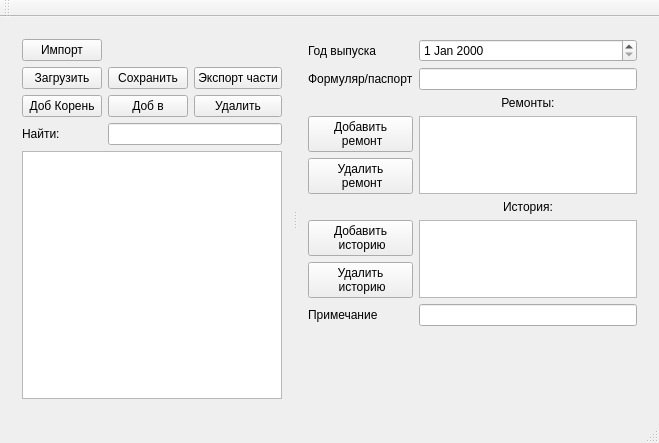
<?xml version="1.0" encoding="UTF-8"?>
<ui version="4.0">
 <class>MainWindow</class>
 <widget class="QMainWindow" name="MainWindow">
  <property name="geometry">
   <rect>
    <x>0</x>
    <y>0</y>
    <width>659</width>
    <height>443</height>
   </rect>
  </property>
  <property name="windowTitle">
   <string>ЛА/Изделия/Блоки</string>
  </property>
  <widget class="QWidget" name="centralWidget">
   <layout class="QGridLayout" name="gridLayout_3">
    <item row="0" column="0">
     <widget class="QSplitter" name="splitter">
      <property name="orientation">
       <enum>Qt::Horizontal</enum>
      </property>
      <widget class="QWidget" name="widget_2" native="true">
       <layout class="QGridLayout" name="gridLayout">
        <item row="1" column="0">
         <widget class="QPushButton" name="pushButton_3">
          <property name="text">
           <string>Загрузить</string>
          </property>
         </widget>
        </item>
        <item row="2" column="2">
         <widget class="QPushButton" name="pushButton_5">
          <property name="text">
           <string>Удалить</string>
          </property>
         </widget>
        </item>
        <item row="1" column="1">
         <widget class="QPushButton" name="pushButton_4">
          <property name="text">
           <string>Сохранить</string>
          </property>
         </widget>
        </item>
        <item row="2" column="1">
         <widget class="QPushButton" name="pushButton">
          <property name="text">
           <string>Доб в</string>
          </property>
         </widget>
        </item>
        <item row="1" column="2">
         <widget class="QPushButton" name="pushButton_6">
          <property name="text">
           <string>Экспорт части</string>
          </property>
         </widget>
        </item>
        <item row="2" column="0">
         <widget class="QPushButton" name="pushButton_2">
          <property name="text">
           <string>Доб Корень</string>
          </property>
         </widget>
        </item>
        <item row="3" column="1" colspan="2">
         <widget class="QLineEdit" name="lineEdit_3"/>
        </item>
        <item row="3" column="0">
         <widget class="QLabel" name="label_6">
          <property name="text">
           <string>Найти:</string>
          </property>
         </widget>
        </item>
        <item row="4" column="0" colspan="3">
         <widget class="QTreeView" name="treeView"/>
        </item>
        <item row="0" column="0">
         <widget class="QPushButton" name="pushButton_11">
          <property name="text">
           <string>Импорт</string>
          </property>
         </widget>
        </item>
       </layout>
      </widget>
      <widget class="QWidget" name="widget" native="true">
       <layout class="QGridLayout" name="gridLayout_2">
        <item row="0" column="1">
         <widget class="QDateEdit" name="dateEdit">
          <property name="wrapping">
           <bool>false</bool>
          </property>
          <property name="frame">
           <bool>true</bool>
          </property>
          <property name="readOnly">
           <bool>false</bool>
          </property>
          <property name="accelerated">
           <bool>false</bool>
          </property>
          <property name="correctionMode">
           <enum>QAbstractSpinBox::CorrectToPreviousValue</enum>
          </property>
          <property name="showGroupSeparator" stdset="0">
           <bool>false</bool>
          </property>
         </widget>
        </item>
        <item row="0" column="0">
         <widget class="QLabel" name="label">
          <property name="text">
           <string>Год выпуска</string>
          </property>
         </widget>
        </item>
        <item row="13" column="1">
         <spacer name="verticalSpacer">
          <property name="orientation">
           <enum>Qt::Vertical</enum>
          </property>
          <property name="sizeHint" stdset="0">
           <size>
            <width>20</width>
            <height>40</height>
           </size>
          </property>
         </spacer>
        </item>
        <item row="6" column="0">
         <widget class="QPushButton" name="pushButton_8">
          <property name="text">
           <string>Добавить 
 ремонт</string>
          </property>
         </widget>
        </item>
        <item row="7" column="0">
         <widget class="QPushButton" name="pushButton_10">
          <property name="text">
           <string>Удалить 
 ремонт</string>
          </property>
         </widget>
        </item>
        <item row="6" column="1" rowspan="2">
         <widget class="QListWidget" name="listWidget"/>
        </item>
        <item row="10" column="0">
         <widget class="QPushButton" name="pushButton_9">
          <property name="text">
           <string>Добавить 
 историю</string>
          </property>
         </widget>
        </item>
        <item row="10" column="1" rowspan="2">
         <widget class="QListWidget" name="listWidget_2"/>
        </item>
        <item row="11" column="0">
         <widget class="QPushButton" name="pushButton_7">
          <property name="text">
           <string>Удалить 
 историю</string>
          </property>
         </widget>
        </item>
        <item row="12" column="1">
         <widget class="QLineEdit" name="lineEdit"/>
        </item>
        <item row="3" column="0">
         <widget class="QLabel" name="label_5">
          <property name="text">
           <string>Формуляр/паспорт</string>
          </property>
         </widget>
        </item>
        <item row="3" column="1">
         <widget class="QLineEdit" name="lineEdit_2"/>
        </item>
        <item row="12" column="0">
         <widget class="QLabel" name="label_2">
          <property name="text">
           <string>Примечание</string>
          </property>
         </widget>
        </item>
        <item row="9" column="1">
         <widget class="QLabel" name="label_3">
          <property name="layoutDirection">
           <enum>Qt::LeftToRight</enum>
          </property>
          <property name="text">
           <string>История:</string>
          </property>
          <property name="alignment">
           <set>Qt::AlignCenter</set>
          </property>
         </widget>
        </item>
        <item row="4" column="1">
         <widget class="QLabel" name="label_4">
          <property name="layoutDirection">
           <enum>Qt::LeftToRight</enum>
          </property>
          <property name="text">
           <string>Ремонты:</string>
          </property>
          <property name="alignment">
           <set>Qt::AlignCenter</set>
          </property>
         </widget>
        </item>
       </layout>
      </widget>
     </widget>
    </item>
   </layout>
  </widget>
  <widget class="QMenuBar" name="menuBar">
   <property name="geometry">
    <rect>
     <x>0</x>
     <y>0</y>
     <width>659</width>
     <height>21</height>
    </rect>
   </property>
  </widget>
  <widget class="QToolBar" name="mainToolBar">
   <attribute name="toolBarArea">
    <enum>TopToolBarArea</enum>
   </attribute>
   <attribute name="toolBarBreak">
    <bool>false</bool>
   </attribute>
  </widget>
  <widget class="QStatusBar" name="statusBar"/>
 </widget>
 <layoutdefault spacing="6" margin="11"/>
 <resources/>
 <connections/>
</ui>
